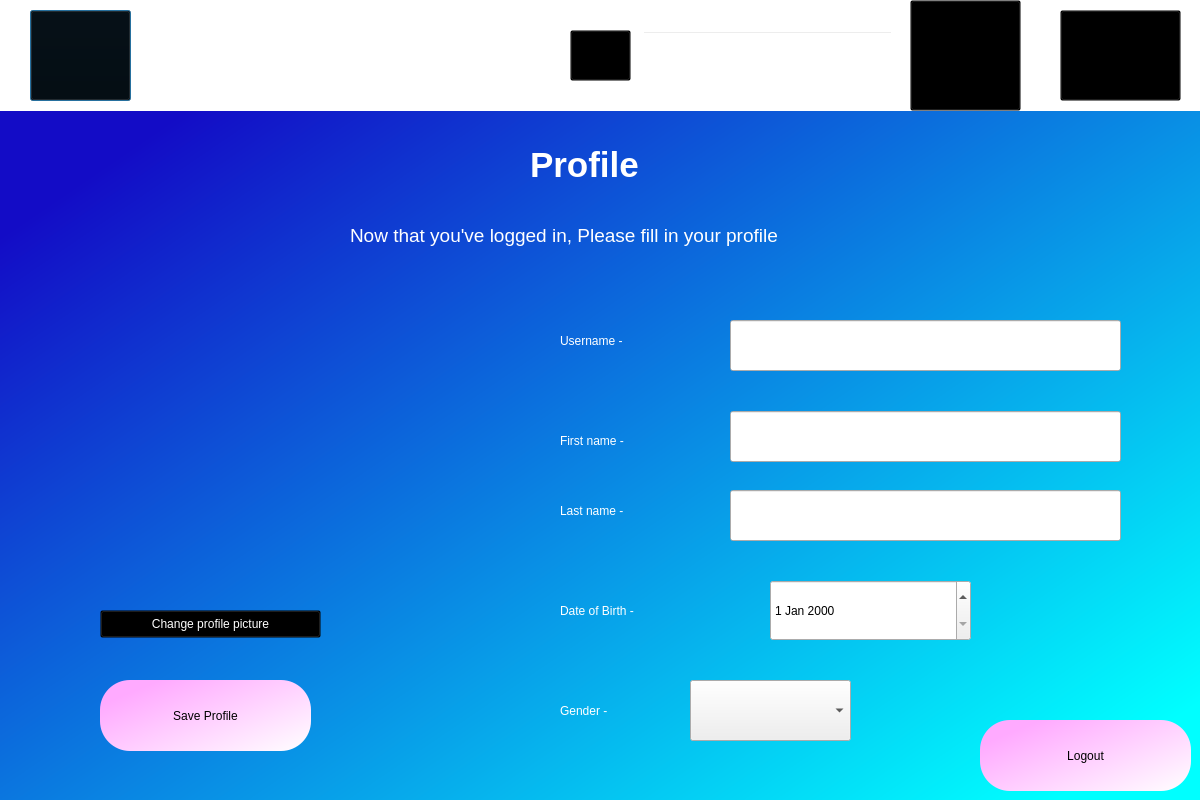
<?xml version="1.0" encoding="UTF-8"?>
<ui version="4.0">
 <class>Dialog</class>
 <widget class="QDialog" name="Dialog">
  <property name="geometry">
   <rect>
    <x>0</x>
    <y>0</y>
    <width>1200</width>
    <height>800</height>
   </rect>
  </property>
  <property name="windowTitle">
   <string>Dialog</string>
  </property>
  <widget class="QWidget" name="widget" native="true">
   <property name="geometry">
    <rect>
     <x>0</x>
     <y>0</y>
     <width>1201</width>
     <height>801</height>
    </rect>
   </property>
   <property name="styleSheet">
    <string notr="true">QWidget#widget{background-color: qlineargradient(spread:pad, x1:0.134, y1:0.159091, x2:0.935, y2:0.943182, stop:0 rgba(19, 12, 198, 255), stop:1 rgba(0, 255, 255, 255));}</string>
   </property>
   <widget class="QLabel" name="label">
    <property name="geometry">
     <rect>
      <x>530</x>
      <y>130</y>
      <width>151</width>
      <height>71</height>
     </rect>
    </property>
    <property name="styleSheet">
     <string notr="true">color: rgb(255, 255, 255);
font: 16pt &quot;MS Shell Dlg 2&quot;;</string>
    </property>
    <property name="text">
     <string>&lt;html&gt;&lt;head/&gt;&lt;body&gt;&lt;p&gt;&lt;span style=&quot; font-size:26pt; font-weight:600;&quot;&gt;Profile&lt;/span&gt;&lt;/p&gt;&lt;/body&gt;&lt;/html&gt;</string>
    </property>
   </widget>
   <widget class="QLabel" name="home_label">
    <property name="geometry">
     <rect>
      <x>30</x>
      <y>0</y>
      <width>121</width>
      <height>111</height>
     </rect>
    </property>
    <property name="styleSheet">
     <string notr="true">border-radius:100px;</string>
    </property>
    <property name="text">
     <string>&lt;html&gt;&lt;head/&gt;&lt;body&gt;&lt;p&gt;&lt;br/&gt;&lt;/p&gt;&lt;/body&gt;&lt;/html&gt;</string>
    </property>
   </widget>
   <widget class="QLabel" name="playlist_label">
    <property name="geometry">
     <rect>
      <x>1070</x>
      <y>-10</y>
      <width>101</width>
      <height>121</height>
     </rect>
    </property>
    <property name="styleSheet">
     <string notr="true">border-radius:100px;</string>
    </property>
    <property name="text">
     <string>&lt;html&gt;&lt;head/&gt;&lt;body&gt;&lt;p&gt;&lt;br/&gt;&lt;/p&gt;&lt;/body&gt;&lt;/html&gt;</string>
    </property>
   </widget>
   <widget class="QLabel" name="label_4">
    <property name="geometry">
     <rect>
      <x>0</x>
      <y>0</y>
      <width>1201</width>
      <height>111</height>
     </rect>
    </property>
    <property name="styleSheet">
     <string notr="true">background-color: rgb(255, 255, 255);</string>
    </property>
    <property name="text">
     <string/>
    </property>
   </widget>
   <widget class="QLabel" name="profile_label">
    <property name="geometry">
     <rect>
      <x>910</x>
      <y>0</y>
      <width>111</width>
      <height>111</height>
     </rect>
    </property>
    <property name="text">
     <string>&lt;html&gt;&lt;head/&gt;&lt;body&gt;&lt;p&gt;&lt;br/&gt;&lt;/p&gt;&lt;/body&gt;&lt;/html&gt;</string>
    </property>
   </widget>
   <widget class="QPushButton" name="Home">
    <property name="geometry">
     <rect>
      <x>30</x>
      <y>10</y>
      <width>101</width>
      <height>91</height>
     </rect>
    </property>
    <property name="styleSheet">
     <string notr="true">background-color:rgba(0,0,0,0);</string>
    </property>
    <property name="text">
     <string/>
    </property>
   </widget>
   <widget class="QPushButton" name="profile">
    <property name="geometry">
     <rect>
      <x>910</x>
      <y>0</y>
      <width>111</width>
      <height>111</height>
     </rect>
    </property>
    <property name="styleSheet">
     <string notr="true">background-color:rgba(0,0,0,0);</string>
    </property>
    <property name="text">
     <string/>
    </property>
   </widget>
   <widget class="QPushButton" name="playlist">
    <property name="geometry">
     <rect>
      <x>1060</x>
      <y>10</y>
      <width>121</width>
      <height>91</height>
     </rect>
    </property>
    <property name="styleSheet">
     <string notr="true">background-color:rgba(0,0,0,0);</string>
    </property>
    <property name="text">
     <string/>
    </property>
   </widget>
   <widget class="QLabel" name="search_label">
    <property name="geometry">
     <rect>
      <x>600</x>
      <y>40</y>
      <width>31</width>
      <height>31</height>
     </rect>
    </property>
    <property name="text">
     <string>&lt;html&gt;&lt;head/&gt;&lt;body&gt;&lt;p&gt;&lt;br/&gt;&lt;/p&gt;&lt;/body&gt;&lt;/html&gt;</string>
    </property>
   </widget>
   <widget class="QLineEdit" name="searchtxt">
    <property name="geometry">
     <rect>
      <x>642</x>
      <y>31</y>
      <width>251</width>
      <height>51</height>
     </rect>
    </property>
    <property name="styleSheet">
     <string notr="true">background-color:rgba(0,0,0,0);
font: 14pt &quot;MS Shell Dlg 2&quot;;
color: rgb(0, 0, 0);
PlaceholderText: &quot;Search&quot;;</string>
    </property>
   </widget>
   <widget class="QLabel" name="label_2">
    <property name="geometry">
     <rect>
      <x>350</x>
      <y>200</y>
      <width>531</width>
      <height>71</height>
     </rect>
    </property>
    <property name="styleSheet">
     <string notr="true">color: rgb(255, 255, 255);
font: 16pt &quot;MS Shell Dlg 2&quot;;</string>
    </property>
    <property name="text">
     <string>&lt;html&gt;&lt;head/&gt;&lt;body&gt;&lt;p&gt;&lt;span style=&quot; font-size:14pt;&quot;&gt;Now that you've logged in, Please fill in your profile&lt;/span&gt;&lt;/p&gt;&lt;/body&gt;&lt;/html&gt;</string>
    </property>
   </widget>
   <widget class="QLabel" name="placeholder">
    <property name="geometry">
     <rect>
      <x>90</x>
      <y>300</y>
      <width>250</width>
      <height>250</height>
     </rect>
    </property>
    <property name="text">
     <string/>
    </property>
   </widget>
   <widget class="QLabel" name="label_3">
    <property name="geometry">
     <rect>
      <x>560</x>
      <y>320</y>
      <width>161</width>
      <height>41</height>
     </rect>
    </property>
    <property name="styleSheet">
     <string notr="true">color: rgb(255, 255, 255);
font: 16pt &quot;MS Shell Dlg 2&quot;;</string>
    </property>
    <property name="text">
     <string>Username - </string>
    </property>
   </widget>
   <widget class="QLabel" name="label_5">
    <property name="geometry">
     <rect>
      <x>560</x>
      <y>420</y>
      <width>161</width>
      <height>41</height>
     </rect>
    </property>
    <property name="styleSheet">
     <string notr="true">color: rgb(255, 255, 255);
font: 16pt &quot;MS Shell Dlg 2&quot;;</string>
    </property>
    <property name="text">
     <string>First name - </string>
    </property>
   </widget>
   <widget class="QLabel" name="label_6">
    <property name="geometry">
     <rect>
      <x>560</x>
      <y>490</y>
      <width>161</width>
      <height>41</height>
     </rect>
    </property>
    <property name="styleSheet">
     <string notr="true">color: rgb(255, 255, 255);
font: 16pt &quot;MS Shell Dlg 2&quot;;</string>
    </property>
    <property name="text">
     <string>Last name - </string>
    </property>
   </widget>
   <widget class="QDateEdit" name="dateEdit">
    <property name="geometry">
     <rect>
      <x>770</x>
      <y>580</y>
      <width>201</width>
      <height>61</height>
     </rect>
    </property>
    <property name="styleSheet">
     <string notr="true">font: 12pt &quot;MS Shell Dlg 2&quot;;</string>
    </property>
   </widget>
   <widget class="QLabel" name="label_7">
    <property name="geometry">
     <rect>
      <x>560</x>
      <y>590</y>
      <width>181</width>
      <height>41</height>
     </rect>
    </property>
    <property name="styleSheet">
     <string notr="true">color: rgb(255, 255, 255);
font: 16pt &quot;MS Shell Dlg 2&quot;;</string>
    </property>
    <property name="text">
     <string>Date of Birth - </string>
    </property>
   </widget>
   <widget class="QLineEdit" name="lineEdit_2">
    <property name="geometry">
     <rect>
      <x>730</x>
      <y>411</y>
      <width>391</width>
      <height>51</height>
     </rect>
    </property>
    <property name="styleSheet">
     <string notr="true">font: 12pt &quot;MS Shell Dlg 2&quot;;
color: rgb(0,0,0);</string>
    </property>
   </widget>
   <widget class="QLineEdit" name="lineEdit_3">
    <property name="geometry">
     <rect>
      <x>730</x>
      <y>490</y>
      <width>391</width>
      <height>51</height>
     </rect>
    </property>
    <property name="styleSheet">
     <string notr="true">font: 12pt &quot;MS Shell Dlg 2&quot;;
color: rgb(0,0,0);</string>
    </property>
   </widget>
   <widget class="QLabel" name="label_8">
    <property name="geometry">
     <rect>
      <x>560</x>
      <y>690</y>
      <width>161</width>
      <height>41</height>
     </rect>
    </property>
    <property name="styleSheet">
     <string notr="true">color: rgb(255, 255, 255);
font: 16pt &quot;MS Shell Dlg 2&quot;;</string>
    </property>
    <property name="text">
     <string>Gender - </string>
    </property>
   </widget>
   <widget class="QComboBox" name="comboBox">
    <property name="geometry">
     <rect>
      <x>690</x>
      <y>680</y>
      <width>161</width>
      <height>61</height>
     </rect>
    </property>
    <property name="styleSheet">
     <string notr="true">font: 16pt &quot;MS Shell Dlg 2&quot;;
</string>
    </property>
    <item>
     <property name="text">
      <string/>
     </property>
    </item>
    <item>
     <property name="text">
      <string>Male</string>
     </property>
    </item>
    <item>
     <property name="text">
      <string>Female</string>
     </property>
    </item>
    <item>
     <property name="text">
      <string>Others</string>
     </property>
    </item>
   </widget>
   <widget class="QPushButton" name="save">
    <property name="geometry">
     <rect>
      <x>100</x>
      <y>680</y>
      <width>211</width>
      <height>71</height>
     </rect>
    </property>
    <property name="styleSheet">
     <string notr="true">background-color: qlineargradient(spread:pad, x1:0.0845771, y1:0.25, x2:1, y2:1, stop:0 rgba(255, 170, 255, 255), stop:1 rgba(255, 255, 255, 255));
font: 16pt &quot;MS Shell Dlg 2&quot;;
color: rgb(0,0,0);
border-radius:30px;</string>
    </property>
    <property name="text">
     <string>Save Profile</string>
    </property>
   </widget>
   <widget class="QLineEdit" name="userfield">
    <property name="geometry">
     <rect>
      <x>730</x>
      <y>320</y>
      <width>391</width>
      <height>51</height>
     </rect>
    </property>
    <property name="styleSheet">
     <string notr="true">font: 15pt &quot;MS Shell Dlg 2&quot;;
color: rgb(0,0,0);</string>
    </property>
    <property name="text">
     <string/>
    </property>
   </widget>
   <widget class="QPushButton" name="change">
    <property name="geometry">
     <rect>
      <x>100</x>
      <y>610</y>
      <width>221</width>
      <height>28</height>
     </rect>
    </property>
    <property name="styleSheet">
     <string notr="true">background-color: rgba(0,0,0,0);
color: rgb(255, 255, 255);
font: 12pt &quot;MS Shell Dlg 2&quot;;</string>
    </property>
    <property name="text">
     <string>Change profile picture</string>
    </property>
   </widget>
   <widget class="QLabel" name="success">
    <property name="geometry">
     <rect>
      <x>70</x>
      <y>766</y>
      <width>291</width>
      <height>20</height>
     </rect>
    </property>
    <property name="styleSheet">
     <string notr="true">color: rgb(85, 255, 0);
font: 12pt &quot;MS Shell Dlg 2&quot;;</string>
    </property>
    <property name="text">
     <string/>
    </property>
   </widget>
   <widget class="QPushButton" name="search">
    <property name="geometry">
     <rect>
      <x>570</x>
      <y>30</y>
      <width>61</width>
      <height>51</height>
     </rect>
    </property>
    <property name="styleSheet">
     <string notr="true">background-color:rgba(0,0,0,0);</string>
    </property>
    <property name="text">
     <string/>
    </property>
   </widget>
   <widget class="QPushButton" name="logout">
    <property name="geometry">
     <rect>
      <x>980</x>
      <y>720</y>
      <width>211</width>
      <height>71</height>
     </rect>
    </property>
    <property name="styleSheet">
     <string notr="true">background-color: qlineargradient(spread:pad, x1:0.0845771, y1:0.25, x2:1, y2:1, stop:0 rgba(255, 170, 255, 255), stop:1 rgba(255, 255, 255, 255));
font: 16pt &quot;MS Shell Dlg 2&quot;;
color: rgb(0,0,0);
border-radius:30px;</string>
    </property>
    <property name="text">
     <string>Logout</string>
    </property>
   </widget>
   <zorder>label_4</zorder>
   <zorder>label</zorder>
   <zorder>home_label</zorder>
   <zorder>playlist_label</zorder>
   <zorder>profile_label</zorder>
   <zorder>Home</zorder>
   <zorder>profile</zorder>
   <zorder>playlist</zorder>
   <zorder>search_label</zorder>
   <zorder>searchtxt</zorder>
   <zorder>label_2</zorder>
   <zorder>placeholder</zorder>
   <zorder>label_3</zorder>
   <zorder>label_5</zorder>
   <zorder>label_6</zorder>
   <zorder>dateEdit</zorder>
   <zorder>label_7</zorder>
   <zorder>lineEdit_2</zorder>
   <zorder>lineEdit_3</zorder>
   <zorder>label_8</zorder>
   <zorder>comboBox</zorder>
   <zorder>save</zorder>
   <zorder>userfield</zorder>
   <zorder>change</zorder>
   <zorder>success</zorder>
   <zorder>search</zorder>
   <zorder>logout</zorder>
  </widget>
 </widget>
 <resources/>
 <connections/>
</ui>
